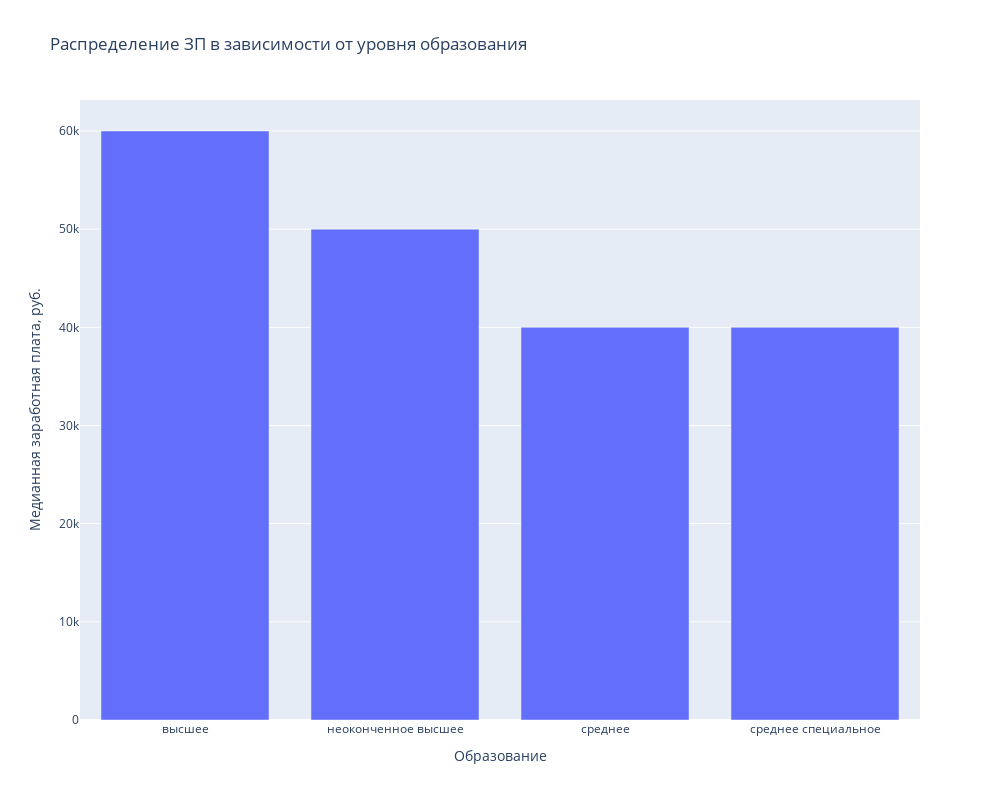

Notebook source saved alongside this figure:
### Markdown cell above
4. Постройте диаграмму, которая показывает зависимость **медианной** желаемой заработной платы (**"ЗП (руб)"**) от уровня образования (**"Образование"**). Используйте для диаграммы данные о резюме, где желаемая заработная плата меньше 1 млн рублей.
*Сделайте выводы по представленной диаграмме: для каких уровней образования наблюдаются наибольшие и наименьшие уровни желаемой заработной платы? Как вы считаете, важен ли признак уровня образования при прогнозировании заработной платы?*

### Code cell
# Маска, фильтрующая явно невозможные значения
mask1 = resume_data['ЗП (руб)'] < 1000000

# Группируем ЗП в зависимости от уровня образования и находим медиану
education_level = resume_data[mask1].groupby('Образование')['ЗП (руб)'].median()

fig = px.bar(
    education_level,
    x=education_level.index,
    y=education_level,
    width=1000,
    height=800,
    title='Распределение ЗП в зависимости от уровня образования'
)

fig.update_layout(
    yaxis_title='Медианная заработная плата, руб.'
)

fig.show()
# Сохраняем график для возможности отображения в браузере
# fig.write_html('plotly/SalaryDependEducation.html')

### Figure 1 — Plotly figure (JSON) as saved in the notebook; plotly's stock layout.template omitted (floating-point values rounded to 4 significant figures)
{"data": [{"alignmentgroup": "True", "hovertemplate": "Образование=%{x}<br>y=%{y}<extra></extra>", "legendgroup": "", "marker": {"color": "#636efa", "pattern": {"shape": ""}}, "name": "", "offsetgroup": "", "orientation": "v", "showlegend": false, "textposition": "auto", "type": "bar", "x": ["высшее", "неоконченное высшее", "среднее", "среднее специальное"], "xaxis": "x", "y": [60000, 50000, 40000, 40000], "yaxis": "y"}], "layout": {"barmode": "relative", "height": 800, "legend": {"tracegroupgap": 0}, "title": {"text": "Распределение ЗП в зависимости от уровня образования"}, "width": 1000, "xaxis": {"anchor": "y", "domain": [0, 1], "title": {"text": "Образование"}}, "yaxis": {"anchor": "x", "domain": [0, 1], "title": {"text": "Медианная заработная плата, руб."}}}}
